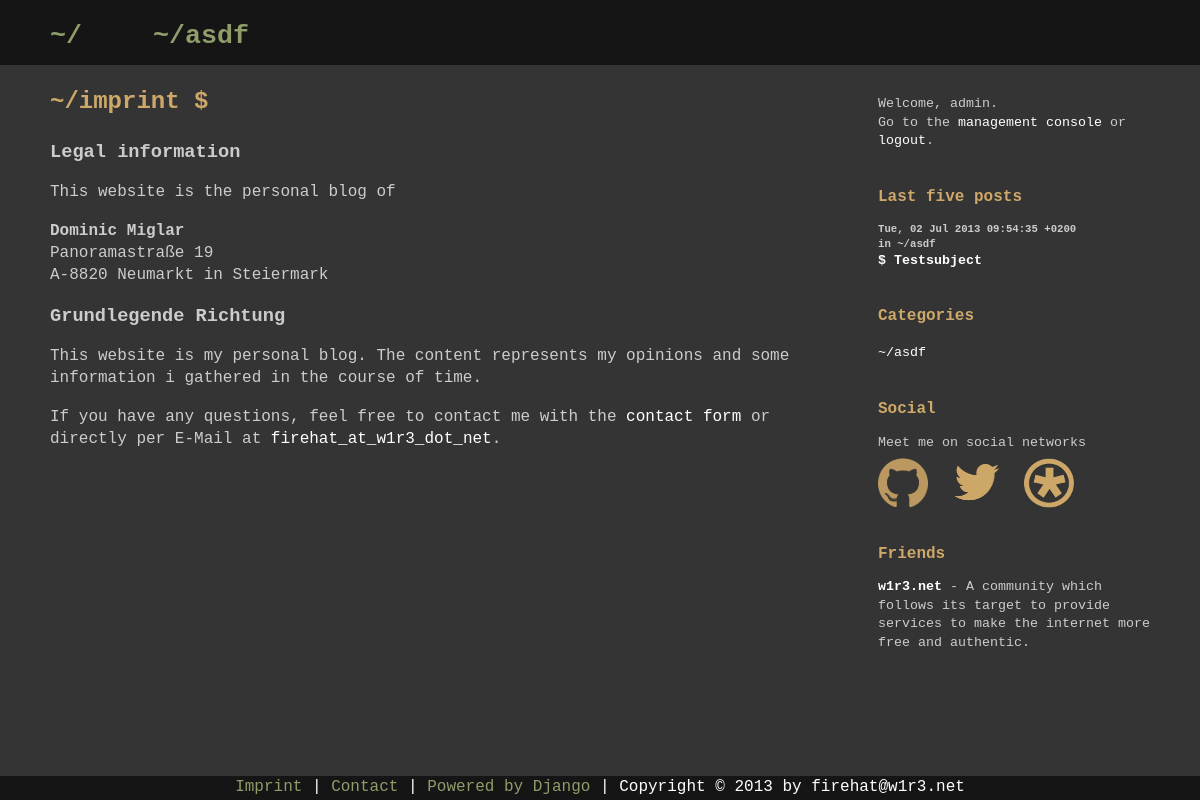
The page /blog/imprint/ (signed in) on the database its author committed.
### hatblog/weblog/models.py (models this page shows, shortened)
class Category(models.Model):
    name = models.CharField('Name', max_length=100)
    description = models.TextField('Description', blank=True)
    isMainCategory = models.BooleanField()
    class Meta:
    	verbose_name = 'Category'
    	verbose_name_plural = 'Categories'

class BlogEntry(models.Model):
    category = models.ForeignKey(Category, verbose_name='Category')
    subject = models.CharField('Subject', max_length=100)
    slug = models.SlugField()
    text = models.TextField('Text')
    dateCreated = models.DateTimeField(auto_now_add=True)
    dateModified = models.DateTimeField(auto_now=True)
    class Meta:
        verbose_name = 'Entry'
        verbose_name_plural = 'Entries'

### hatblog/weblog/views.py (the view)
def imprint(request):
    ctx = categories()
    ctx.update(latest_blog_entries())
    return render(request, 'weblog/imprint.html', ctx)

### hatblog/weblog/views.py (called while the page is built)
def categories():
    main_categories = Category.objects.filter(isMainCategory=True)
    categories = Category.objects.all()
    ctx = {
        "main_categories": main_categories,
        "categories": categories
    }
    return ctx

def latest_blog_entries():
    entries = BlogEntry.objects.all()
    entries = entries.order_by('-dateCreated')[:5]
    ctx = {
        "latest_blog_entries": entries
    }
    return ctx

### hatblog/templates/weblog/imprint.html
{% extends "weblog/base.html" %}
{% block content %}
	<div class="post">
		<div class="postheader">
			<h1>
				<a href="{% url 'weblog:imprint' %}">
					~/imprint
				</a> $
			</h1>
		</div>
		<div class="postcontent">
			<h2>Legal information</h2>
			<p>This website is the personal blog of</p>
			<p>
				<b>Dominic Miglar</b><br/>
				Panoramastraße 19<br/>
				A-8820 Neumarkt in Steiermark
			</p>
			<h2>Grundlegende Richtung</h2>
			<p>This website is my personal blog. The content represents my opinions and some information i gathered in the course of time.</p>
			<p>
				If you have any questions, feel free to contact me with the <a href="/contact">contact form</a> or directly per E-Mail at <a href="mailto:firehat@w1r3.net">firehat_at_w1r3_dot_net</a>.
			</p>
		</div>
	</div>
{% endblock %}

### hatblog/templates/weblog/base.html (shortened to what this page needs)
{% extends "base.html" %}
{% load staticfiles %}
{% block additional_css %}
    <link rel="stylesheet" type="text/css" href="{% static 'css/blog.css' %}" />
    <link rel="stylesheet" type="text/css" href="{% static 'css/pygments-css/monokai.css' %}" />
{% endblock %}
{% block header %}
    <ul>
        <li>
            <h1>
                <a href="{% url 'weblog:home' %}">
                                        ~/
                </a>
            </h1>
        </li>
        {% for category in main_categories %}
            <li>
                <a href="{% url 'weblog:home' %}?category={{ category.name }}">
                {% if category.name == category_active %}
                    <h1 id="active">~/{{ category.name }}</h1>
                {% else %}
                    <h1>~/{{ category.name }}</h1>
                {% endif %}
                </a>
            </li>
        {% endfor %}
    </ul>
{% endblock %}
{% block sidebar %}
    {% if user.is_authenticated %}
        <div class="stat">
            <p>
                Welcome, {{ user.username }}.<br/>
                Go to the <a href="/admin/weblog">management console</a>
                or <a href="{% url 'weblog:logout' %}">logout</a>.
            </p>
        </div>
    {% endif %}
        <div class="stat">
            {% if latest_blog_entries %}
                <h2>Last five posts</h2>
                {% for entry in latest_blog_entries %}
                    <h3>
                        {{ entry.dateCreated|date:"r" }}<br />
                         in ~/{{ entry.category.name }}
                    </h3>
                    <p>
                        <a href="{% url 'weblog:blogentry_detail' entry.dateCreated|date:"Y" entry.dateCreated|date:"m" entry.dateCreated|date:"d" entry.id entry.slug %}">
                            <b>$ {{ entry.subject }}</b>
                        </a>
                    </p>
                {% endfor %}
            {% endif %}
        </div>
        <div class="stat">
            <h2>Categories</h2>
            {% if categories %}
                <ul>
                    {% for category in categories %}
                        <li>
                            <a href="{% url 'weblog:home' %}?category={{ category.name }}">
                                ~/{{ category.name }}
                            </a>
                        </li>
                    {% endfor %}
                </ul>
            {% else %}
                <p>No categories are available yet.</p>
            {% endif %}
        </div>
        <div class="stat">
            <h2>Social</h2>
            <div id="social">
                <p>Meet me on social networks</p>
                <a href="https://github.com/w4rl0ck/">
                    <img alt="github" src="{{ STATIC_URL }}images/social/githubmark.png" />
                </a>
                <a href="https://twitter.com/f1r3h4t">
                    <img alt="twitter" src="{{ STATIC_URL }}images/social/twitter.png" />
                </a>
                <a href="https://pod.geraspora.de/u/w4rl0ck">
                    <img alt="geraspora" src="{{ STATIC_URL }}images/social/geraspora.png" />
                </a>
            </div>
        </div>
        <div class="stat">
            <h2>Friends</h2>
            <p>
                <a href="https://www.w1r3.net/">
                    <b>w1r3.net</b>
                </a>
                - A community which follows its target to provide
                services to make the internet more free and authentic.
            </p>
        </div>
{% endblock %}
{% block footer %}
    <p>
        <a href='{% url 'weblog:imprint' %}'>
            Imprint
        </a> |
        <a href='{% url 'weblog:contact' %}'>
            Contact
        </a> |
        <a href='https://www.djangoproject.com/'>
            Powered by Django
        </a> |
        Copyright &copy; 2013 by firehat@w1r3.net
    </p>
{% endblock %}

### hatblog/static/css/main.css (style rules this page uses)
html, button, input, select, textarea { color: #222; }
body { font-size: 1em; line-height: 1.4; }
img { vertical-align: middle; }

### hatblog/static/css/base.css (style rules this page uses)
html, body { height: 100%; background-color: #343434; color: #cccccc; min-width: 1100px; font-family:"Courier New","Terminal","monospace"; }
#header h1 { font-size: 20pt; }
#headercontent ul { margin: 0; padding: 0; padding-top: 18px; }
#headercontent li { margin: 0; padding: 0; list-style: none; display: inline; margin-right: 55px; }
#headercontent h1 { display: inline; margin: 0; }
#headercontent a:link, #headercontent a:visited { text-decoration: none; color: #8F9D6A; }
#footercontent a:link, #footercontent a:visited { text-decoration: none; color: #8F9D6A; }
#footercontent p { margin: 0; padding: 0; text-align: center; }
#stats h2 { font-weight: bold; font-size: 12pt; color: #CDA869; }
#stats h3 { font-weight: bold; font-size: 8pt; margin-bottom: 0; }
#stats p, #stats a { font-size: 10pt; margin-bottom: 0; margin-top: 0; }
#stats a:link, #stats a:visited { color: #ffffff; text-decoration: none; }
#stats ul { list-style-type: none; margin: 0; padding: 0; }
.stat { margin-bottom: 35px; }
#social { margin-bottom: 10px; }
#social img { margin-right: 15px; }
#social p { margin-bottom: 5px; }

### hatblog/static/css/blog.css (style rules this page uses)
.post { margin-bottom: 50px; }
.postheader { color: #ffffff; padding-bottom: 5px; }
.postheader a:link, .postheader a:visited { text-decoration: none; color: #CDA869; }
.postheader h1 { margin: 0; font-size: 18pt; color: #CDA869; }
.postcontent { padding-left: 0; font-size: 12pt; }
.postcontent p a:link { color: #ffffff; text-decoration: none; }
.postcontent h2 { font-size: 14pt; }

### rows shown on the page
Category: name "asdf"
BlogEntry: dateCreated "Tue, 02 Jul 2013 09:54:35 +0200", category.name "asdf", subject "Testsubject"

### other values the page prints
{{ user.username }} "admin"
